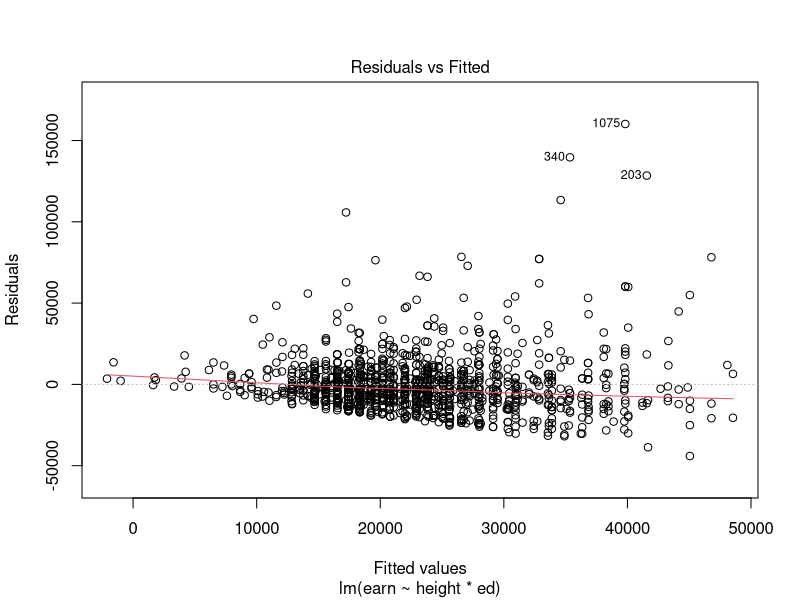
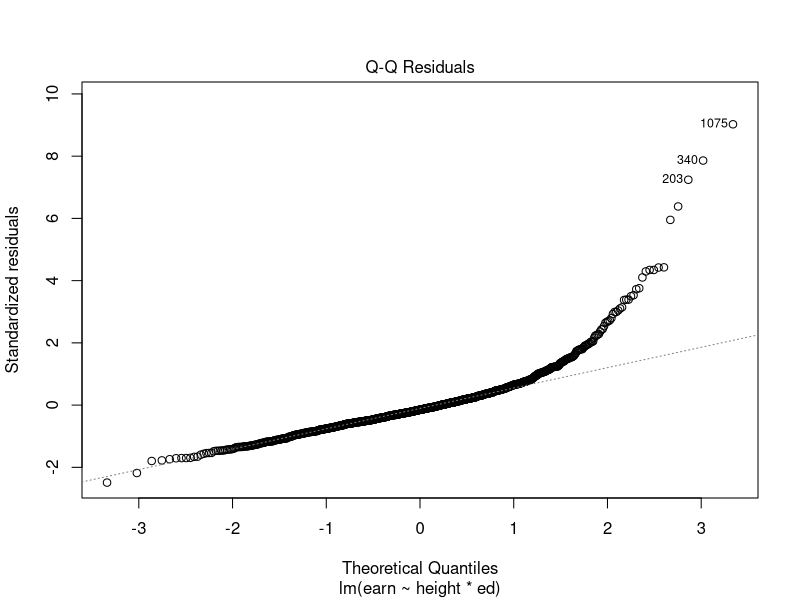
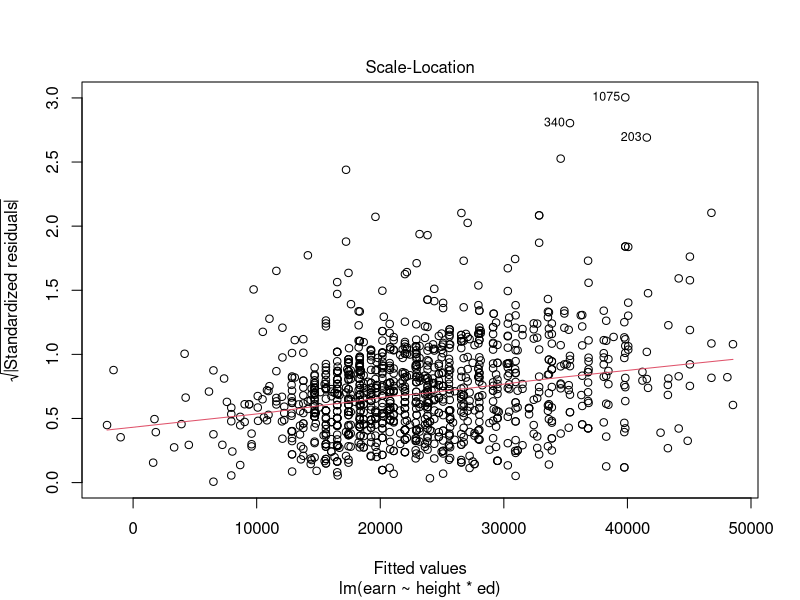
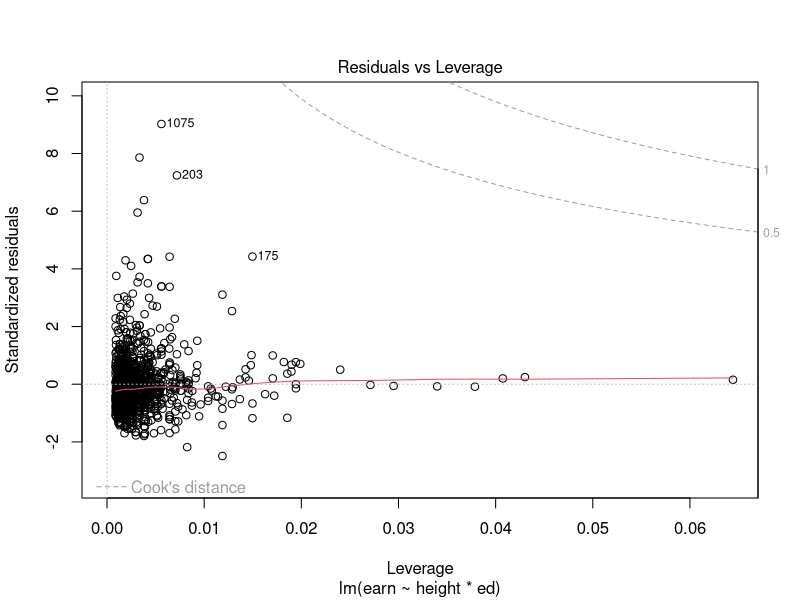
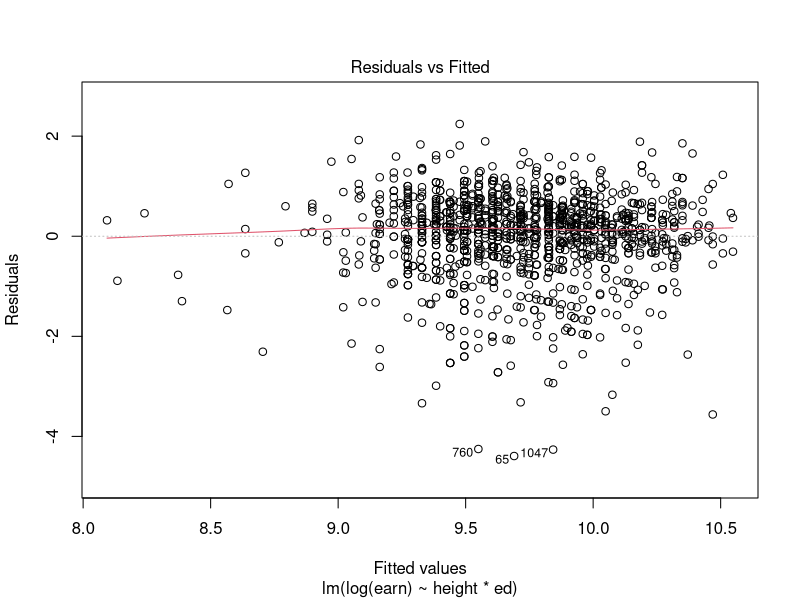
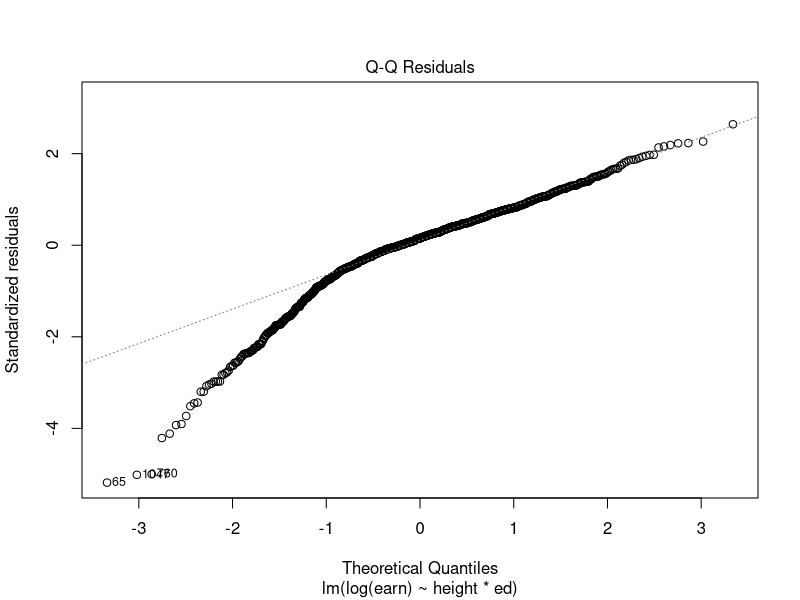
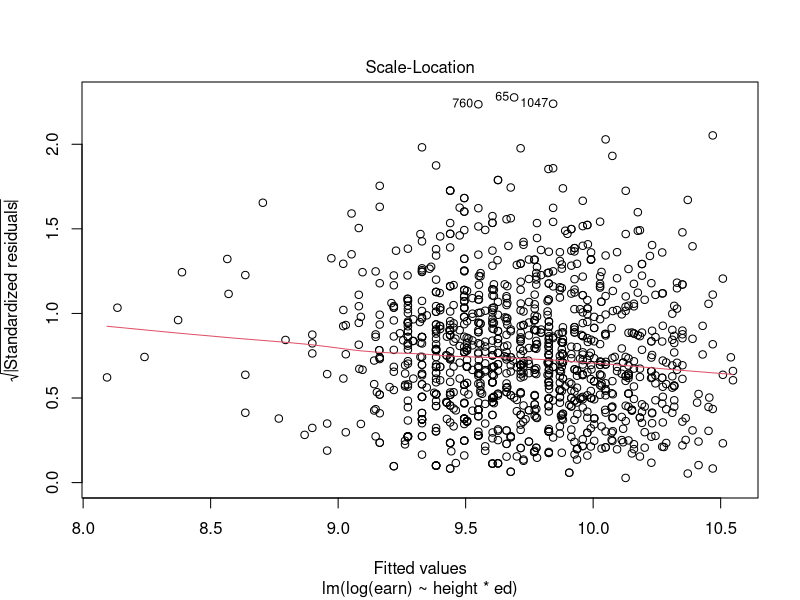
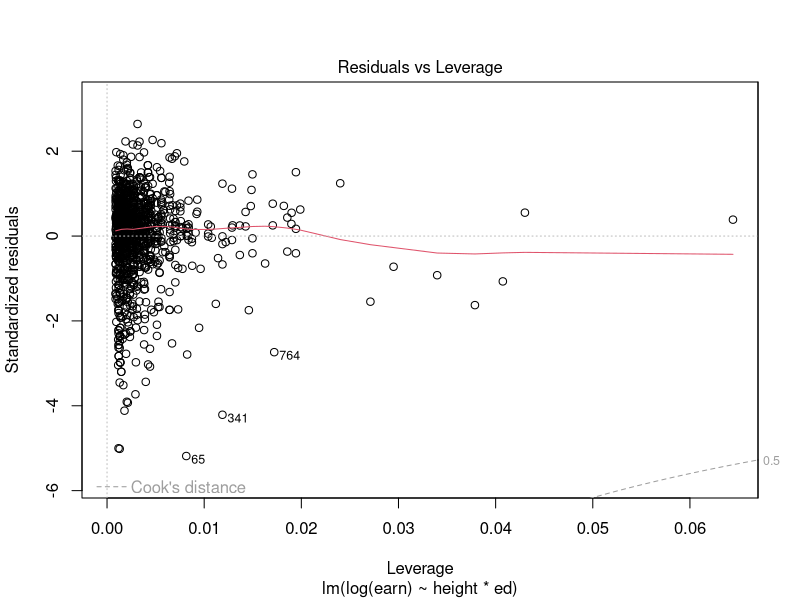

Write R code to recreate these figures, in order.
## ---- chunk 1
ht <- read.csv("data/ht.dat-1.csv")

# model with just main effects
m1 <- lm(earn ~ height + ed, data = ht)


# model with interaction
m2 <- lm(earn ~ height * ed, data = ht)
## ---- chunk 2
# which model is better?
AIC(m1, m2)
# AIC number for m1 is smaller, thus, better
# 更常见的方法

# F-test (需要复习)
anova(m1, m2)

# to see each step
step(m2)

#但是我觉得后一个模型虽然解释效果更好，但是它每一项的参数都不特别显著啊，感觉这些参数用不出去
## ---- chunk 3
# 如何理解这几张图？
plot(m2)

# Residual & Fitted: expected the points destributed to be a random cloud. It should not be clustered somewhere.
# Scale & location: similar expectation with the first graph
# Residuals & leverage: should not be points above the 0.5 line, which indicates their large leverage to th regression result. The points with numbers indicating their rows (record)
## ---- chunk 4
# according to pictures above, log-transform the dept var
# usually transform the dept var only. And then consider transforming indpt vars
m2.log <- lm(log(earn) ~ height*ed, data = ht)

summary(m2.log)
plot(m2.log)
## ---- chunk 5
# 10 years edu & 70 inches tall
c.ht <- coef(m2)
salary1 <- c.ht[1] + c.ht[2] * 70 + 10 *c.ht[3] + c.ht[4] * 10 * 70

# average edu & 72 inches tall
salary2 <- 38433.60 - 744.22 * 72 -6699.50*mean(ht$ed) + 138.16 *mean(ht$ed)*72

# predict function
## create a dataframe and then predict
val <- data.frame(ed = c(10, mean(ht$ed)), height = c(70,72))
predict(m2, val, interval = "confidence", level = 0.95)
## ---- chunk 6
# plot the relation of earning & height with different levels of educations (10, 13, 17 years)
# how about plot 3D layers? 应该线会变成一个平面?
# 随着height增加，不同edu level的线之间的间距增加，这是interaction coefficient是正值的体现吗？
## ---- chunk 7
# 计算每个值和平均值的差距
ht$height.c <- ht$height - mean(ht$height)
ht$ed.c <- ht$ed - mean(ht$ed)

# change the scale, no coefficient change
m.c1 <- lm(earn ~ height.c + ed.c, data = ht)
summary(m.c1)

m.c2 <- lm(earn ~ height.c*ed.c, data = ht)
summary(m.c2)
# why the coefficients are significant here?

AIC(m.c1,m.c2)
anova(m.c1, m.c2)
# how to explain anova results?
